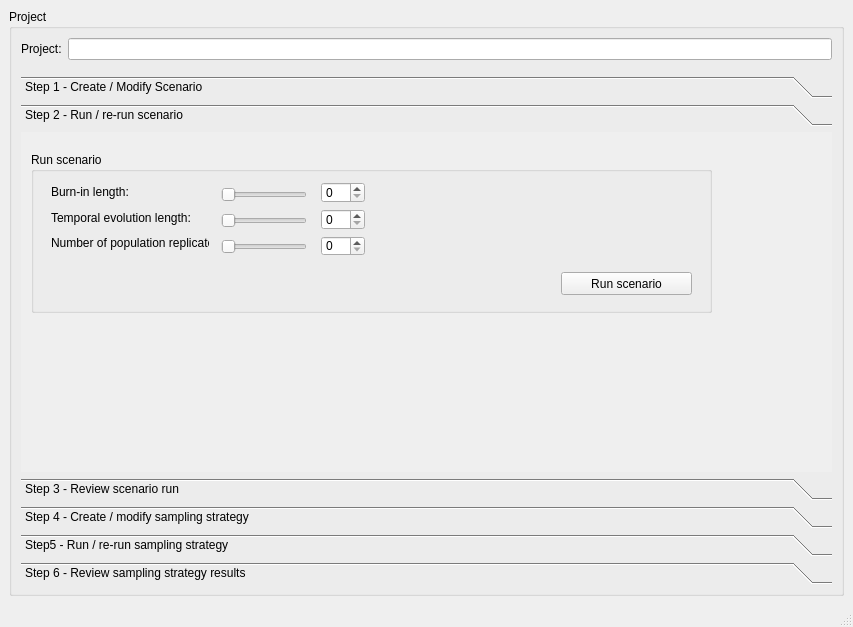
<?xml version="1.0" encoding="UTF-8"?>
<ui version="4.0">
 <class>MainWindow</class>
 <widget class="QMainWindow" name="MainWindow">
  <property name="geometry">
   <rect>
    <x>0</x>
    <y>0</y>
    <width>853</width>
    <height>627</height>
   </rect>
  </property>
  <property name="minimumSize">
   <size>
    <width>747</width>
    <height>627</height>
   </size>
  </property>
  <property name="windowTitle">
   <string>MainWindow</string>
  </property>
  <widget class="QWidget" name="centralwidget">
   <layout class="QHBoxLayout" name="horizontalLayout">
    <item>
     <widget class="QGroupBox" name="groupBox_11">
      <property name="title">
       <string>Project</string>
      </property>
      <layout class="QGridLayout" name="gridLayout_3">
       <item row="0" column="1">
        <widget class="QLineEdit" name="lineEdit_8"/>
       </item>
       <item row="0" column="0">
        <widget class="QLabel" name="label_35">
         <property name="text">
          <string>Project:</string>
         </property>
        </widget>
       </item>
       <item row="1" column="1">
        <spacer name="verticalSpacer">
         <property name="orientation">
          <enum>Qt::Vertical</enum>
         </property>
         <property name="sizeType">
          <enum>QSizePolicy::Fixed</enum>
         </property>
         <property name="sizeHint" stdset="0">
          <size>
           <width>20</width>
           <height>10</height>
          </size>
         </property>
        </spacer>
       </item>
       <item row="2" column="0" colspan="2">
        <widget class="QToolBox" name="toolBox">
         <property name="frameShape">
          <enum>QFrame::NoFrame</enum>
         </property>
         <property name="currentIndex">
          <number>1</number>
         </property>
         <widget class="QWidget" name="page_6">
          <property name="geometry">
           <rect>
            <x>0</x>
            <y>0</y>
            <width>815</width>
            <height>331</height>
           </rect>
          </property>
          <attribute name="label">
           <string>Step 1 - Create / Modify Scenario</string>
          </attribute>
          <widget class="QGroupBox" name="groupBox_18">
           <property name="geometry">
            <rect>
             <x>0</x>
             <y>0</y>
             <width>691</width>
             <height>331</height>
            </rect>
           </property>
           <property name="sizePolicy">
            <sizepolicy hsizetype="Preferred" vsizetype="Preferred">
             <horstretch>0</horstretch>
             <verstretch>0</verstretch>
            </sizepolicy>
           </property>
           <property name="title">
            <string>Scenario</string>
           </property>
           <property name="checkable">
            <bool>false</bool>
           </property>
           <widget class="QLabel" name="label_36">
            <property name="geometry">
             <rect>
              <x>20</x>
              <y>20</y>
              <width>46</width>
              <height>13</height>
             </rect>
            </property>
            <property name="text">
             <string>Scenario:</string>
            </property>
           </widget>
           <widget class="QLineEdit" name="lineEdit_4">
            <property name="geometry">
             <rect>
              <x>70</x>
              <y>20</y>
              <width>241</width>
              <height>20</height>
             </rect>
            </property>
           </widget>
           <widget class="QTabWidget" name="tabWidget_3">
            <property name="geometry">
             <rect>
              <x>10</x>
              <y>60</y>
              <width>671</width>
              <height>231</height>
             </rect>
            </property>
            <property name="autoFillBackground">
             <bool>false</bool>
            </property>
            <property name="currentIndex">
             <number>0</number>
            </property>
            <widget class="QWidget" name="tab_6">
             <attribute name="title">
              <string>Life-history</string>
             </attribute>
             <widget class="QGroupBox" name="groupBox_19">
              <property name="geometry">
               <rect>
                <x>320</x>
                <y>20</y>
                <width>331</width>
                <height>151</height>
               </rect>
              </property>
              <property name="title">
               <string>Offspring:</string>
              </property>
              <widget class="QComboBox" name="comboBox_4">
               <property name="geometry">
                <rect>
                 <x>109</x>
                 <y>33</y>
                 <width>181</width>
                 <height>20</height>
                </rect>
               </property>
              </widget>
              <widget class="QStackedWidget" name="stackedWidget">
               <property name="geometry">
                <rect>
                 <x>10</x>
                 <y>60</y>
                 <width>291</width>
                 <height>80</height>
                </rect>
               </property>
               <property name="frameShape">
                <enum>QFrame::Box</enum>
               </property>
               <property name="frameShadow">
                <enum>QFrame::Sunken</enum>
               </property>
               <property name="currentIndex">
                <number>2</number>
               </property>
               <widget class="QWidget" name="page_3">
                <widget class="QLabel" name="label">
                 <property name="geometry">
                  <rect>
                   <x>40</x>
                   <y>30</y>
                   <width>201</width>
                   <height>16</height>
                  </rect>
                 </property>
                 <property name="text">
                  <string>Please specify litter distribution.</string>
                 </property>
                </widget>
               </widget>
               <widget class="QWidget" name="page">
                <widget class="QWidget" name="">
                 <property name="geometry">
                  <rect>
                   <x>7</x>
                   <y>30</y>
                   <width>271</width>
                   <height>24</height>
                  </rect>
                 </property>
                 <layout class="QHBoxLayout" name="horizontalLayout_5">
                  <item>
                   <widget class="QLabel" name="label_39">
                    <property name="text">
                     <string>Number:</string>
                    </property>
                   </widget>
                  </item>
                  <item>
                   <widget class="QSlider" name="horizontalSlider_27">
                    <property name="orientation">
                     <enum>Qt::Horizontal</enum>
                    </property>
                   </widget>
                  </item>
                  <item>
                   <widget class="QSpinBox" name="spinBox_23"/>
                  </item>
                 </layout>
                </widget>
               </widget>
               <widget class="QWidget" name="page_2">
                <widget class="QWidget" name="">
                 <property name="geometry">
                  <rect>
                   <x>3</x>
                   <y>16</y>
                   <width>281</width>
                   <height>54</height>
                  </rect>
                 </property>
                 <layout class="QHBoxLayout" name="horizontalLayout_6">
                  <item>
                   <layout class="QVBoxLayout" name="verticalLayout">
                    <item>
                     <widget class="QLabel" name="label_40">
                      <property name="text">
                       <string>Mean:</string>
                      </property>
                     </widget>
                    </item>
                    <item>
                     <widget class="QLabel" name="label_41">
                      <property name="text">
                       <string>Standard Deviation:</string>
                      </property>
                     </widget>
                    </item>
                   </layout>
                  </item>
                  <item>
                   <layout class="QVBoxLayout" name="verticalLayout_2">
                    <item>
                     <widget class="QSlider" name="horizontalSlider_28">
                      <property name="orientation">
                       <enum>Qt::Horizontal</enum>
                      </property>
                     </widget>
                    </item>
                    <item>
                     <widget class="QSlider" name="horizontalSlider_29">
                      <property name="orientation">
                       <enum>Qt::Horizontal</enum>
                      </property>
                     </widget>
                    </item>
                   </layout>
                  </item>
                  <item>
                   <layout class="QVBoxLayout" name="verticalLayout_3">
                    <item>
                     <widget class="QDoubleSpinBox" name="doubleSpinBox_5"/>
                    </item>
                    <item>
                     <widget class="QDoubleSpinBox" name="doubleSpinBox_6"/>
                    </item>
                   </layout>
                  </item>
                 </layout>
                </widget>
               </widget>
              </widget>
              <widget class="QLabel" name="label_38">
               <property name="geometry">
                <rect>
                 <x>14</x>
                 <y>33</y>
                 <width>85</width>
                 <height>16</height>
                </rect>
               </property>
               <property name="text">
                <string>Litter distribution:</string>
               </property>
              </widget>
             </widget>
             <widget class="QGroupBox" name="groupBox_20">
              <property name="geometry">
               <rect>
                <x>10</x>
                <y>20</y>
                <width>301</width>
                <height>151</height>
               </rect>
              </property>
              <property name="title">
               <string>Ageing:</string>
              </property>
              <widget class="QWidget" name="">
               <property name="geometry">
                <rect>
                 <x>10</x>
                 <y>29</y>
                 <width>281</width>
                 <height>82</height>
                </rect>
               </property>
               <layout class="QHBoxLayout" name="horizontalLayout_4">
                <item>
                 <layout class="QVBoxLayout" name="verticalLayout_28">
                  <item>
                   <widget class="QLabel" name="label_42">
                    <property name="text">
                     <string>Maximum Age:</string>
                    </property>
                   </widget>
                  </item>
                  <item>
                   <widget class="QLabel" name="label_43">
                    <property name="text">
                     <string>Maximum Mating Age:</string>
                    </property>
                   </widget>
                  </item>
                  <item>
                   <widget class="QLabel" name="label_44">
                    <property name="text">
                     <string>MinimumMating  Age:</string>
                    </property>
                   </widget>
                  </item>
                 </layout>
                </item>
                <item>
                 <layout class="QVBoxLayout" name="verticalLayout_29">
                  <item>
                   <widget class="QSlider" name="horizontalSlider_31">
                    <property name="orientation">
                     <enum>Qt::Horizontal</enum>
                    </property>
                   </widget>
                  </item>
                  <item>
                   <widget class="QSlider" name="horizontalSlider_32">
                    <property name="orientation">
                     <enum>Qt::Horizontal</enum>
                    </property>
                   </widget>
                  </item>
                  <item>
                   <widget class="QSlider" name="horizontalSlider_33">
                    <property name="orientation">
                     <enum>Qt::Horizontal</enum>
                    </property>
                   </widget>
                  </item>
                 </layout>
                </item>
                <item>
                 <layout class="QVBoxLayout" name="verticalLayout_30">
                  <item>
                   <widget class="QSpinBox" name="spinBox_24"/>
                  </item>
                  <item>
                   <widget class="QSpinBox" name="spinBox_25"/>
                  </item>
                  <item>
                   <widget class="QSpinBox" name="spinBox_27"/>
                  </item>
                 </layout>
                </item>
               </layout>
              </widget>
             </widget>
            </widget>
            <widget class="QWidget" name="tab_7">
             <attribute name="title">
              <string>Demography</string>
             </attribute>
             <widget class="QGroupBox" name="groupBox_21">
              <property name="geometry">
               <rect>
                <x>10</x>
                <y>20</y>
                <width>301</width>
                <height>151</height>
               </rect>
              </property>
              <property name="title">
               <string>GroupBox</string>
              </property>
              <widget class="QWidget" name="">
               <property name="geometry">
                <rect>
                 <x>20</x>
                 <y>30</y>
                 <width>261</width>
                 <height>24</height>
                </rect>
               </property>
               <layout class="QHBoxLayout" name="horizontalLayout_3">
                <item>
                 <widget class="QLabel" name="label_45">
                  <property name="text">
                   <string>Population size:</string>
                  </property>
                 </widget>
                </item>
                <item>
                 <widget class="QSlider" name="horizontalSlider_34">
                  <property name="orientation">
                   <enum>Qt::Horizontal</enum>
                  </property>
                 </widget>
                </item>
                <item>
                 <widget class="QSpinBox" name="spinBox_28"/>
                </item>
               </layout>
              </widget>
             </widget>
             <widget class="QGroupBox" name="groupBox_22">
              <property name="geometry">
               <rect>
                <x>320</x>
                <y>20</y>
                <width>311</width>
                <height>151</height>
               </rect>
              </property>
              <property name="title">
               <string>Age cohort survival:</string>
              </property>
              <widget class="QPushButton" name="pushButton_6">
               <property name="geometry">
                <rect>
                 <x>30</x>
                 <y>30</y>
                 <width>261</width>
                 <height>23</height>
                </rect>
               </property>
               <property name="text">
                <string>Edit age cohort survival rates</string>
               </property>
              </widget>
             </widget>
            </widget>
            <widget class="QWidget" name="tab_8">
             <attribute name="title">
              <string>Genetics</string>
             </attribute>
             <widget class="QGroupBox" name="groupBox_23">
              <property name="geometry">
               <rect>
                <x>10</x>
                <y>50</y>
                <width>331</width>
                <height>151</height>
               </rect>
              </property>
              <property name="title">
               <string>Alleles per locus</string>
              </property>
              <widget class="QWidget" name="">
               <property name="geometry">
                <rect>
                 <x>11</x>
                 <y>59</y>
                 <width>291</width>
                 <height>82</height>
                </rect>
               </property>
               <layout class="QHBoxLayout" name="horizontalLayout_2">
                <item>
                 <layout class="QVBoxLayout" name="verticalLayout_4">
                  <item>
                   <widget class="QLabel" name="label_47">
                    <property name="text">
                     <string>Number:</string>
                    </property>
                   </widget>
                  </item>
                  <item>
                   <widget class="QLabel" name="label_48">
                    <property name="text">
                     <string>Mean:</string>
                    </property>
                   </widget>
                  </item>
                  <item>
                   <widget class="QLabel" name="label_49">
                    <property name="text">
                     <string>Standard Deviation:</string>
                    </property>
                   </widget>
                  </item>
                 </layout>
                </item>
                <item>
                 <layout class="QVBoxLayout" name="verticalLayout_32">
                  <item>
                   <widget class="QSlider" name="horizontalSlider_35">
                    <property name="orientation">
                     <enum>Qt::Horizontal</enum>
                    </property>
                   </widget>
                  </item>
                  <item>
                   <widget class="QSlider" name="horizontalSlider_36">
                    <property name="orientation">
                     <enum>Qt::Horizontal</enum>
                    </property>
                   </widget>
                  </item>
                  <item>
                   <widget class="QSlider" name="horizontalSlider_37">
                    <property name="orientation">
                     <enum>Qt::Horizontal</enum>
                    </property>
                   </widget>
                  </item>
                 </layout>
                </item>
                <item>
                 <layout class="QVBoxLayout" name="verticalLayout_33">
                  <item>
                   <widget class="QSpinBox" name="spinBox_29"/>
                  </item>
                  <item>
                   <widget class="QDoubleSpinBox" name="doubleSpinBox_7"/>
                  </item>
                  <item>
                   <widget class="QDoubleSpinBox" name="doubleSpinBox_8"/>
                  </item>
                 </layout>
                </item>
               </layout>
              </widget>
              <widget class="QWidget" name="">
               <property name="geometry">
                <rect>
                 <x>11</x>
                 <y>30</y>
                 <width>291</width>
                 <height>22</height>
                </rect>
               </property>
               <layout class="QHBoxLayout" name="horizontalLayout_9">
                <item>
                 <widget class="QLabel" name="label_46">
                  <property name="text">
                   <string>Alleles per locus distribution:</string>
                  </property>
                 </widget>
                </item>
                <item>
                 <widget class="QComboBox" name="comboBox_5"/>
                </item>
               </layout>
              </widget>
             </widget>
             <widget class="QGroupBox" name="groupBox_24">
              <property name="geometry">
               <rect>
                <x>350</x>
                <y>50</y>
                <width>311</width>
                <height>151</height>
               </rect>
              </property>
              <property name="title">
               <string>Allele Frequencies</string>
              </property>
              <widget class="QWidget" name="">
               <property name="geometry">
                <rect>
                 <x>10</x>
                 <y>30</y>
                 <width>291</width>
                 <height>22</height>
                </rect>
               </property>
               <layout class="QHBoxLayout" name="horizontalLayout_7">
                <item>
                 <widget class="QLabel" name="label_50">
                  <property name="text">
                   <string>Allele frequency distribution:</string>
                  </property>
                 </widget>
                </item>
                <item>
                 <widget class="QComboBox" name="comboBox_6"/>
                </item>
               </layout>
              </widget>
              <widget class="QWidget" name="">
               <property name="geometry">
                <rect>
                 <x>10</x>
                 <y>70</y>
                 <width>291</width>
                 <height>22</height>
                </rect>
               </property>
               <layout class="QHBoxLayout" name="horizontalLayout_8">
                <item>
                 <widget class="QLabel" name="label_51">
                  <property name="text">
                   <string>Allele frequency file:</string>
                  </property>
                 </widget>
                </item>
                <item>
                 <widget class="QLineEdit" name="lineEdit_2"/>
                </item>
                <item>
                 <widget class="QToolButton" name="toolButton_2">
                  <property name="text">
                   <string>...</string>
                  </property>
                 </widget>
                </item>
               </layout>
              </widget>
             </widget>
             <widget class="QWidget" name="">
              <property name="geometry">
               <rect>
                <x>20</x>
                <y>12</y>
                <width>321</width>
                <height>24</height>
               </rect>
              </property>
              <layout class="QHBoxLayout" name="horizontalLayout_10">
               <item>
                <widget class="QLabel" name="label_8">
                 <property name="text">
                  <string>Number of Loci:</string>
                 </property>
                </widget>
               </item>
               <item>
                <widget class="QSlider" name="horizontalSlider_38">
                 <property name="orientation">
                  <enum>Qt::Horizontal</enum>
                 </property>
                </widget>
               </item>
               <item>
                <widget class="QSpinBox" name="spinBox_30"/>
               </item>
              </layout>
             </widget>
            </widget>
           </widget>
           <widget class="QPushButton" name="pushButton_7">
            <property name="geometry">
             <rect>
              <x>550</x>
              <y>300</y>
              <width>131</width>
              <height>23</height>
             </rect>
            </property>
            <property name="text">
             <string>Save scenario</string>
            </property>
           </widget>
          </widget>
         </widget>
         <widget class="QWidget" name="page_7">
          <property name="geometry">
           <rect>
            <x>0</x>
            <y>0</y>
            <width>815</width>
            <height>331</height>
           </rect>
          </property>
          <attribute name="label">
           <string>Step 2 - Run / re-run scenario</string>
          </attribute>
          <widget class="QGroupBox" name="groupBox_27">
           <property name="geometry">
            <rect>
             <x>10</x>
             <y>20</y>
             <width>681</width>
             <height>161</height>
            </rect>
           </property>
           <property name="title">
            <string>Run scenario</string>
           </property>
           <widget class="QPushButton" name="pushButton_8">
            <property name="geometry">
             <rect>
              <x>530</x>
              <y>120</y>
              <width>131</width>
              <height>23</height>
             </rect>
            </property>
            <property name="text">
             <string>Run scenario</string>
            </property>
           </widget>
           <widget class="QWidget" name="layoutWidget_40">
            <property name="geometry">
             <rect>
              <x>290</x>
              <y>30</y>
              <width>44</width>
              <height>74</height>
             </rect>
            </property>
            <layout class="QVBoxLayout" name="verticalLayout_40">
             <item>
              <widget class="QSpinBox" name="spinBox_37"/>
             </item>
             <item>
              <widget class="QSpinBox" name="spinBox_38"/>
             </item>
             <item>
              <widget class="QSpinBox" name="spinBox_39"/>
             </item>
            </layout>
           </widget>
           <widget class="QWidget" name="layoutWidget_41">
            <property name="geometry">
             <rect>
              <x>190</x>
              <y>30</y>
              <width>86</width>
              <height>80</height>
             </rect>
            </property>
            <layout class="QVBoxLayout" name="verticalLayout_41">
             <item>
              <widget class="QSlider" name="horizontalSlider_45">
               <property name="orientation">
                <enum>Qt::Horizontal</enum>
               </property>
              </widget>
             </item>
             <item>
              <widget class="QSlider" name="horizontalSlider_46">
               <property name="orientation">
                <enum>Qt::Horizontal</enum>
               </property>
              </widget>
             </item>
             <item>
              <widget class="QSlider" name="horizontalSlider_47">
               <property name="orientation">
                <enum>Qt::Horizontal</enum>
               </property>
              </widget>
             </item>
            </layout>
           </widget>
           <widget class="QWidget" name="layoutWidget_42">
            <property name="geometry">
             <rect>
              <x>20</x>
              <y>30</y>
              <width>158</width>
              <height>71</height>
             </rect>
            </property>
            <layout class="QVBoxLayout" name="verticalLayout_42">
             <item>
              <widget class="QLabel" name="label_58">
               <property name="text">
                <string>Burn-in length:</string>
               </property>
              </widget>
             </item>
             <item>
              <widget class="QLabel" name="label_59">
               <property name="text">
                <string>Temporal evolution length:</string>
               </property>
              </widget>
             </item>
             <item>
              <widget class="QLabel" name="label_60">
               <property name="text">
                <string>Number of population replicates:</string>
               </property>
              </widget>
             </item>
            </layout>
           </widget>
          </widget>
         </widget>
         <widget class="QWidget" name="page_4">
          <attribute name="label">
           <string>Step 3 - Review scenario run</string>
          </attribute>
          <widget class="QGroupBox" name="groupBox_33">
           <property name="geometry">
            <rect>
             <x>70</x>
             <y>2</y>
             <width>681</width>
             <height>321</height>
            </rect>
           </property>
           <property name="title">
            <string>Sampling strategy results</string>
           </property>
           <widget class="QFrame" name="frame_3">
            <property name="geometry">
             <rect>
              <x>20</x>
              <y>20</y>
              <width>641</width>
              <height>291</height>
             </rect>
            </property>
            <property name="frameShape">
             <enum>QFrame::StyledPanel</enum>
            </property>
            <property name="frameShadow">
             <enum>QFrame::Sunken</enum>
            </property>
            <widget class="QTextBrowser" name="textBrowser_4">
             <property name="geometry">
              <rect>
               <x>10</x>
               <y>10</y>
               <width>621</width>
               <height>271</height>
              </rect>
             </property>
             <property name="html">
              <string>&lt;!DOCTYPE HTML PUBLIC &quot;-//W3C//DTD HTML 4.0//EN&quot; &quot;http://www.w3.org/TR/REC-html40/strict.dtd&quot;&gt;
&lt;html&gt;&lt;head&gt;&lt;meta name=&quot;qrichtext&quot; content=&quot;1&quot; /&gt;&lt;style type=&quot;text/css&quot;&gt;
p, li { white-space: pre-wrap; }
&lt;/style&gt;&lt;/head&gt;&lt;body style=&quot; font-family:'MS Shell Dlg 2'; font-size:8.25pt; font-weight:400; font-style:normal;&quot;&gt;
&lt;p style=&quot; margin-top:0px; margin-bottom:0px; margin-left:0px; margin-right:0px; -qt-block-indent:0; text-indent:0px;&quot;&gt;&lt;img src=&quot;:/test/AGENE_DEM.png&quot; /&gt;&lt;/p&gt;&lt;/body&gt;&lt;/html&gt;</string>
             </property>
            </widget>
           </widget>
          </widget>
         </widget>
         <widget class="QWidget" name="page_8">
          <property name="geometry">
           <rect>
            <x>0</x>
            <y>0</y>
            <width>815</width>
            <height>331</height>
           </rect>
          </property>
          <attribute name="label">
           <string>Step 4 - Create / modify sampling strategy</string>
          </attribute>
          <widget class="QGroupBox" name="groupBox_28">
           <property name="geometry">
            <rect>
             <x>0</x>
             <y>10</y>
             <width>691</width>
             <height>241</height>
            </rect>
           </property>
           <property name="title">
            <string>Sampling strategy</string>
           </property>
           <widget class="QGroupBox" name="groupBox_29">
            <property name="geometry">
             <rect>
              <x>20</x>
              <y>30</y>
              <width>301</width>
              <height>151</height>
             </rect>
            </property>
            <property name="title">
             <string>Sample size range</string>
            </property>
            <widget class="QWidget" name="layoutWidget_43">
             <property name="geometry">
              <rect>
               <x>10</x>
               <y>30</y>
               <width>107</width>
               <height>81</height>
              </rect>
             </property>
             <layout class="QVBoxLayout" name="verticalLayout_43">
              <item>
               <widget class="QLabel" name="label_61">
                <property name="text">
                 <string>Maximum Samples:</string>
                </property>
               </widget>
              </item>
              <item>
               <widget class="QLabel" name="label_62">
                <property name="text">
                 <string>Minimum Samples</string>
                </property>
               </widget>
              </item>
              <item>
               <widget class="QLabel" name="label_63">
                <property name="text">
                 <string>Sample size increment</string>
                </property>
               </widget>
              </item>
             </layout>
            </widget>
            <widget class="QWidget" name="layoutWidget_44">
             <property name="geometry">
              <rect>
               <x>130</x>
               <y>30</y>
               <width>86</width>
               <height>81</height>
              </rect>
             </property>
             <layout class="QVBoxLayout" name="verticalLayout_44">
              <item>
               <widget class="QSlider" name="horizontalSlider_48">
                <property name="orientation">
                 <enum>Qt::Horizontal</enum>
                </property>
               </widget>
              </item>
              <item>
               <widget class="QSlider" name="horizontalSlider_49">
                <property name="orientation">
                 <enum>Qt::Horizontal</enum>
                </property>
               </widget>
              </item>
              <item>
               <widget class="QSlider" name="horizontalSlider_50">
                <property name="orientation">
                 <enum>Qt::Horizontal</enum>
                </property>
               </widget>
              </item>
             </layout>
            </widget>
            <widget class="QWidget" name="layoutWidget_45">
             <property name="geometry">
              <rect>
               <x>220</x>
               <y>29</y>
               <width>44</width>
               <height>81</height>
              </rect>
             </property>
             <layout class="QVBoxLayout" name="verticalLayout_45">
              <item>
               <widget class="QSpinBox" name="spinBox_40"/>
              </item>
              <item>
               <widget class="QSpinBox" name="spinBox_41"/>
              </item>
              <item>
               <widget class="QSpinBox" name="spinBox_42"/>
              </item>
             </layout>
            </widget>
           </widget>
           <widget class="QGroupBox" name="groupBox_30">
            <property name="geometry">
             <rect>
              <x>340</x>
              <y>30</y>
              <width>301</width>
              <height>151</height>
             </rect>
            </property>
            <property name="title">
             <string>Locus number range</string>
            </property>
            <widget class="QWidget" name="layoutWidget_46">
             <property name="geometry">
              <rect>
               <x>10</x>
               <y>30</y>
               <width>122</width>
               <height>81</height>
              </rect>
             </property>
             <layout class="QVBoxLayout" name="verticalLayout_46">
              <item>
               <widget class="QLabel" name="label_64">
                <property name="text">
                 <string>Maximum loci:</string>
                </property>
               </widget>
              </item>
              <item>
               <widget class="QLabel" name="label_65">
                <property name="text">
                 <string>Minimum loci:</string>
                </property>
               </widget>
              </item>
              <item>
               <widget class="QLabel" name="label_66">
                <property name="text">
                 <string>Locus number increment:</string>
                </property>
               </widget>
              </item>
             </layout>
            </widget>
            <widget class="QWidget" name="layoutWidget_47">
             <property name="geometry">
              <rect>
               <x>130</x>
               <y>30</y>
               <width>86</width>
               <height>81</height>
              </rect>
             </property>
             <layout class="QVBoxLayout" name="verticalLayout_47">
              <item>
               <widget class="QSlider" name="horizontalSlider_51">
                <property name="orientation">
                 <enum>Qt::Horizontal</enum>
                </property>
               </widget>
              </item>
              <item>
               <widget class="QSlider" name="horizontalSlider_52">
                <property name="orientation">
                 <enum>Qt::Horizontal</enum>
                </property>
               </widget>
              </item>
              <item>
               <widget class="QSlider" name="horizontalSlider_53">
                <property name="orientation">
                 <enum>Qt::Horizontal</enum>
                </property>
               </widget>
              </item>
             </layout>
            </widget>
            <widget class="QWidget" name="layoutWidget_48">
             <property name="geometry">
              <rect>
               <x>220</x>
               <y>29</y>
               <width>44</width>
               <height>81</height>
              </rect>
             </property>
             <layout class="QVBoxLayout" name="verticalLayout_48">
              <item>
               <widget class="QSpinBox" name="spinBox_43"/>
              </item>
              <item>
               <widget class="QSpinBox" name="spinBox_44"/>
              </item>
              <item>
               <widget class="QSpinBox" name="spinBox_45"/>
              </item>
             </layout>
            </widget>
           </widget>
           <widget class="QPushButton" name="pushButton_9">
            <property name="geometry">
             <rect>
              <x>540</x>
              <y>200</y>
              <width>141</width>
              <height>23</height>
             </rect>
            </property>
            <property name="text">
             <string>Save sampling strategy</string>
            </property>
           </widget>
          </widget>
         </widget>
         <widget class="QWidget" name="page_9">
          <property name="geometry">
           <rect>
            <x>0</x>
            <y>0</y>
            <width>815</width>
            <height>331</height>
           </rect>
          </property>
          <attribute name="label">
           <string>Step5 - Run / re-run sampling strategy</string>
          </attribute>
          <widget class="QGroupBox" name="groupBox_31">
           <property name="geometry">
            <rect>
             <x>0</x>
             <y>10</y>
             <width>681</width>
             <height>161</height>
            </rect>
           </property>
           <property name="title">
            <string>Run sampling strategy</string>
           </property>
           <widget class="QPushButton" name="pushButton_10">
            <property name="geometry">
             <rect>
              <x>530</x>
              <y>120</y>
              <width>131</width>
              <height>23</height>
             </rect>
            </property>
            <property name="text">
             <string>Run sampling strategy</string>
            </property>
           </widget>
           <widget class="QSlider" name="horizontalSlider_54">
            <property name="geometry">
             <rect>
              <x>150</x>
              <y>30</y>
              <width>84</width>
              <height>19</height>
             </rect>
            </property>
            <property name="orientation">
             <enum>Qt::Horizontal</enum>
            </property>
           </widget>
           <widget class="QLabel" name="label_67">
            <property name="geometry">
             <rect>
              <x>20</x>
              <y>30</y>
              <width>156</width>
              <height>19</height>
             </rect>
            </property>
            <property name="text">
             <string>Number of Ne replicates:</string>
            </property>
           </widget>
           <widget class="QSpinBox" name="spinBox_46">
            <property name="geometry">
             <rect>
              <x>240</x>
              <y>30</y>
              <width>42</width>
              <height>20</height>
             </rect>
            </property>
           </widget>
          </widget>
         </widget>
         <widget class="QWidget" name="page_10">
          <property name="geometry">
           <rect>
            <x>0</x>
            <y>0</y>
            <width>815</width>
            <height>331</height>
           </rect>
          </property>
          <attribute name="label">
           <string>Step 6 - Review sampling strategy results</string>
          </attribute>
          <widget class="QGroupBox" name="groupBox_32">
           <property name="geometry">
            <rect>
             <x>10</x>
             <y>10</y>
             <width>681</width>
             <height>291</height>
            </rect>
           </property>
           <property name="title">
            <string>Sampling strategy results</string>
           </property>
           <widget class="QFrame" name="frame_2">
            <property name="geometry">
             <rect>
              <x>20</x>
              <y>20</y>
              <width>641</width>
              <height>251</height>
             </rect>
            </property>
            <property name="frameShape">
             <enum>QFrame::StyledPanel</enum>
            </property>
            <property name="frameShadow">
             <enum>QFrame::Sunken</enum>
            </property>
            <widget class="QTextBrowser" name="textBrowser_3">
             <property name="geometry">
              <rect>
               <x>10</x>
               <y>10</y>
               <width>621</width>
               <height>231</height>
              </rect>
             </property>
             <property name="html">
              <string>&lt;!DOCTYPE HTML PUBLIC &quot;-//W3C//DTD HTML 4.0//EN&quot; &quot;http://www.w3.org/TR/REC-html40/strict.dtd&quot;&gt;
&lt;html&gt;&lt;head&gt;&lt;meta name=&quot;qrichtext&quot; content=&quot;1&quot; /&gt;&lt;style type=&quot;text/css&quot;&gt;
p, li { white-space: pre-wrap; }
&lt;/style&gt;&lt;/head&gt;&lt;body style=&quot; font-family:'MS Shell Dlg 2'; font-size:8.25pt; font-weight:400; font-style:normal;&quot;&gt;
&lt;p style=&quot; margin-top:0px; margin-bottom:0px; margin-left:0px; margin-right:0px; -qt-block-indent:0; text-indent:0px;&quot;&gt;&lt;img src=&quot;:/test/Untitled.png&quot; /&gt;&lt;/p&gt;&lt;/body&gt;&lt;/html&gt;</string>
             </property>
            </widget>
           </widget>
          </widget>
         </widget>
        </widget>
       </item>
      </layout>
     </widget>
    </item>
   </layout>
  </widget>
  <widget class="QMenuBar" name="menubar">
   <property name="geometry">
    <rect>
     <x>0</x>
     <y>0</y>
     <width>853</width>
     <height>21</height>
    </rect>
   </property>
  </widget>
  <widget class="QStatusBar" name="statusbar"/>
 </widget>
 <resources>
  <include location="test.qrc"/>
 </resources>
 <connections>
  <connection>
   <sender>spinBox_24</sender>
   <signal>valueChanged(int)</signal>
   <receiver>horizontalSlider_31</receiver>
   <slot>setValue(int)</slot>
   <hints>
    <hint type="sourcelabel">
     <x>308</x>
     <y>265</y>
    </hint>
    <hint type="destinationlabel">
     <x>222</x>
     <y>265</y>
    </hint>
   </hints>
  </connection>
  <connection>
   <sender>horizontalSlider_31</sender>
   <signal>valueChanged(int)</signal>
   <receiver>spinBox_24</receiver>
   <slot>setValue(int)</slot>
   <hints>
    <hint type="sourcelabel">
     <x>249</x>
     <y>265</y>
    </hint>
    <hint type="destinationlabel">
     <x>308</x>
     <y>265</y>
    </hint>
   </hints>
  </connection>
 </connections>
</ui>
